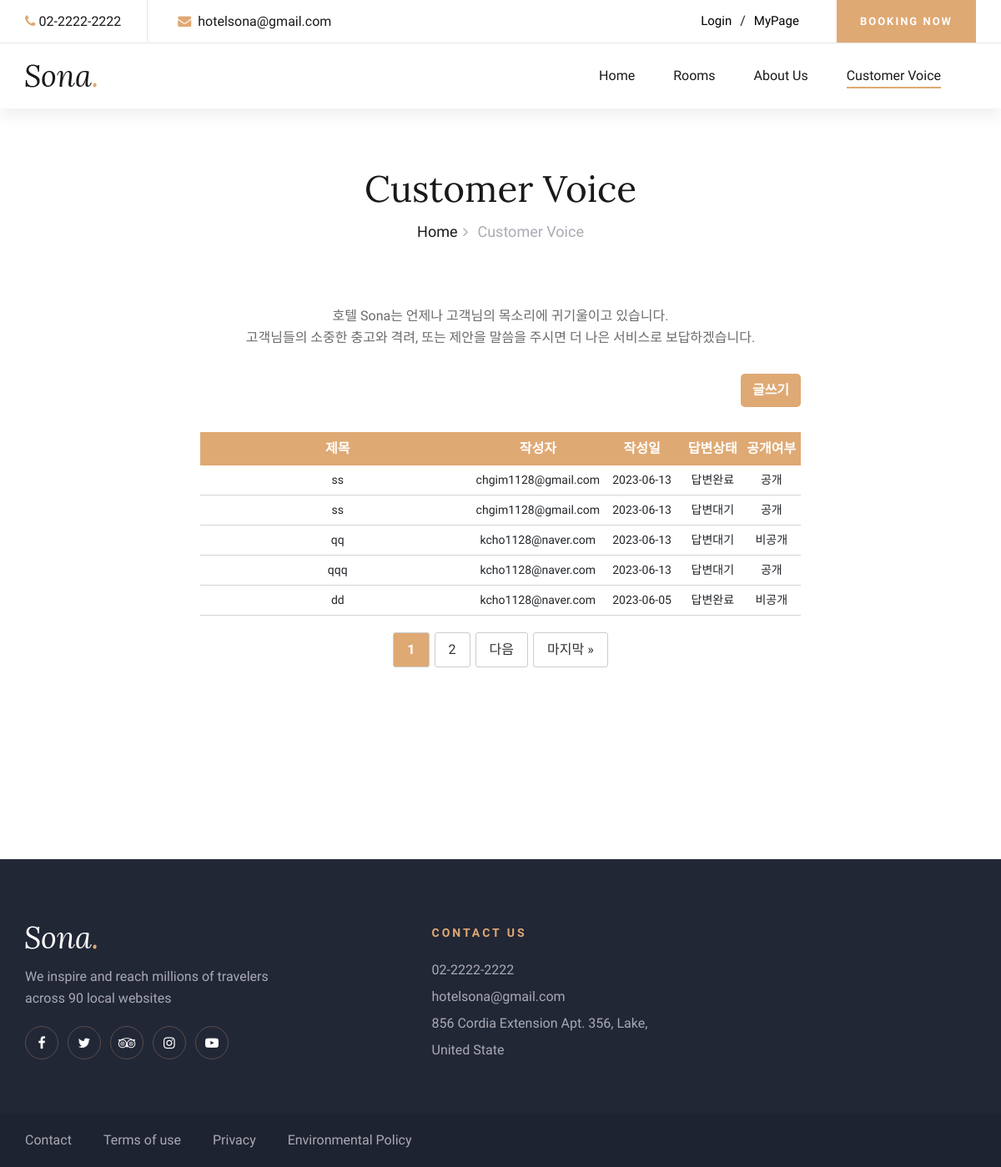
/inquiries/customer-voice/, run on an earlier commit of the app's database.
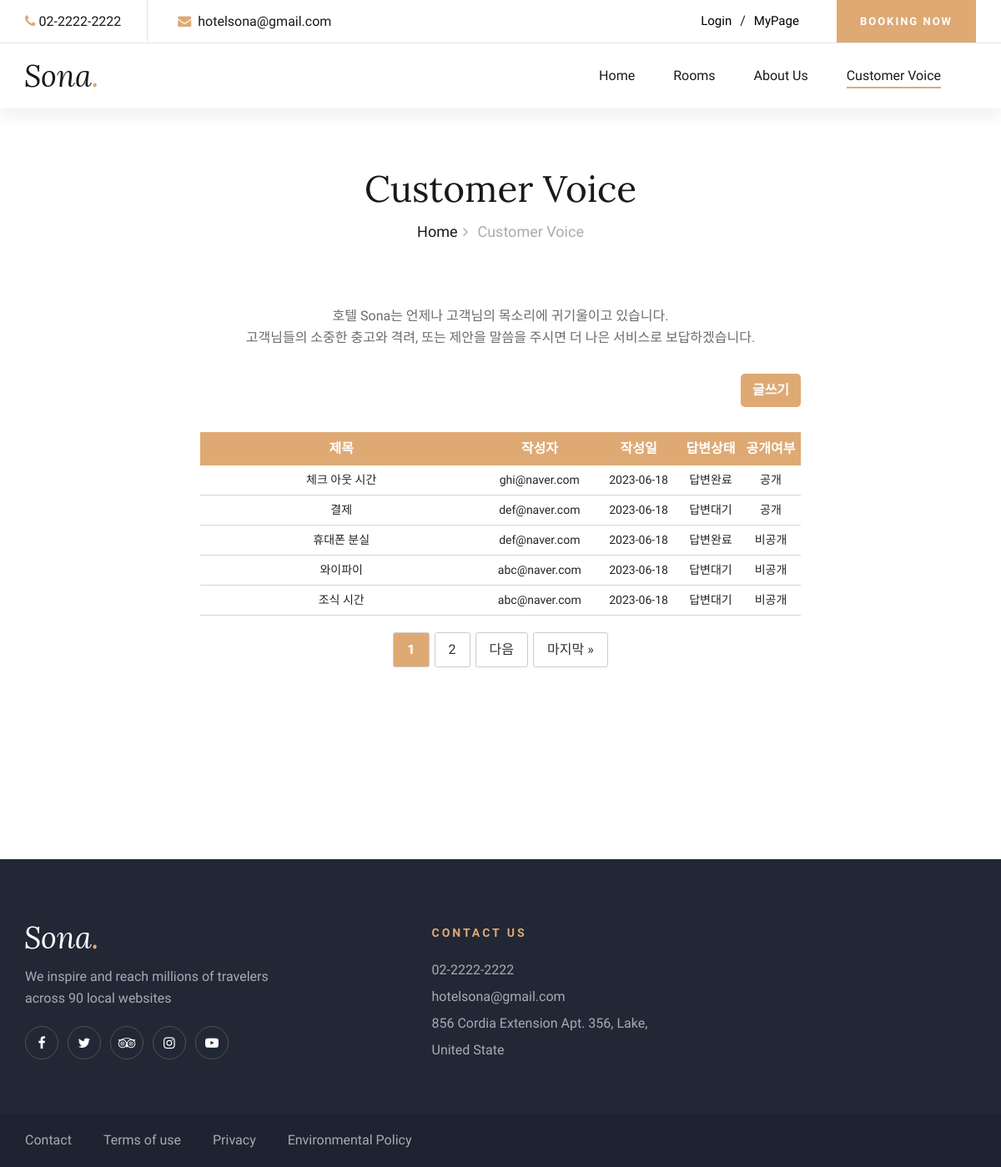
And on a later commit of the database.
### inquiries/models.py (models this page shows, shortened)
class Question(models.Model):
    author = models.CharField(max_length=30)
    title = models.CharField(max_length=50)
    content = models.TextField()
    created_date = models.DateTimeField(auto_now_add=True)
    answer = models.OneToOneField('Answer', on_delete=models.CASCADE, null=True, blank=True) # 관리자의 답변 여부
    is_public = models.BooleanField(default=True)  # 질문 공개 여부를 나타내는 필드

### inquiries/views.py (the view)
# urls.py: path('customer-voice/', views.customer_voice, name='customer_voice'),
def customer_voice(request):
    question_list = Question.objects.order_by('-created_date')
    paginator = Paginator(question_list, 5) # 페이징
    page = request.GET.get('page')
    questions = paginator.get_page(page)
    context = {'questions': questions}
    return render(request, 'customer-voice.html', context)

### inquiries/templates/customer-voice.html (shortened to what this page needs)
{% load static %}
<!DOCTYPE html>
<html lang="zxx">
  <head>
    <link
      rel="stylesheet"
      href="../../static/css/bootstrap.min.css"
      type="text/css"
    />
    <link
      rel="stylesheet"
      href="../../static/css/font-awesome.min.css"
      type="text/css"
    />
    <link
      rel="stylesheet"
      href="../../static/css/elegant-icons.css"
      type="text/css"
    />
    <link
      rel="stylesheet"
      href="../../static/css/flaticon.css"
      type="text/css"
    />
    <link
      rel="stylesheet"
      href="../../static/css/owl.carousel.min.css"
      type="text/css"
    />
    <link
      rel="stylesheet"
      href="../../static/css/nice-select.css"
      type="text/css"
    />
    <link
      rel="stylesheet"
      href="../../static/css/jquery-ui.min.css"
      type="text/css"
    />
    <link
      rel="stylesheet"
      href="../../static/css/magnific-popup.css"
      type="text/css"
    />
    <link
      rel="stylesheet"
      href="../../static/css/slicknav.min.css"
      type="text/css"
    />
    <link rel="stylesheet" href="../../static/css/style.css" type="text/css" />
  </head>
  <body>
    <header class="header-section header-normal">
      <div class="top-nav">
        <div class="container">
          <div class="row">
            <div class="col-lg-6">
              <ul class="tn-left">
                <li><i class="fa fa-phone"></i>02-2222-2222</li>
                <li><i class="fa fa-envelope"></i> hotelsona@gmail.com</li>
              </ul>
            </div>
            <div class="col-lg-6">
              <div class="tn-right">
                <div class="top-social">
                  {% if user.is_authenticated %}
                  <form
                    action="{% url 'accounts:logout' %}"
                    method="POST"
                    style="margin: 0px; float: left"
                  >
                    {% csrf_token %}
                    <button
                      class="log"
                      type="submit"
                      style="
                        border: 0px;
                        background-color: white;
                        font-size: 15px;
                      "
                    >
                      Logout
                    </button>
                  </form>
                  {% else %}
                  <button
                    class="log"
                    type="button"
                    onclick="location.href='{% url 'accounts:login_view' %}'"
                    style="
                      border: 0px;
                      background-color: white;
                      font-size: 15px;
                    "
                  >
                    Login
                  </button>
                  {% endif %} /
                  <button
                    class="myPage"
                    type="button"
                    onclick="location.href='{% url 'mypage:mypage_1' %}'"
                    style="
                      border: 0px;
                      background-color: white;
                      font-size: 15px;
                    "
                  >
                    MyPage
                  </button>
                </div>
                <a href="{% url 'booking:booking' %}" class="bk-btn"
                  >Booking Now</a
                >
              </div>
            </div>
          </div>
        </div>
      </div>
      <div class="menu-item">
        <div class="container">
          <div class="row">
            <div class="col-lg-2">
              <div class="logo">
                <a href="{% url 'booking:index' %}">
                  <img src="../../static/img/logo.png" alt="" />
                </a>
              </div>
            </div>
            <div class="col-lg-10">
              <div class="nav-menu">
                <nav class="mainmenu">
                  <ul>
                    <li><a href="{% url 'booking:index' %}">Home</a></li>
                    <li><a href="{% url 'booking:rooms' %}">Rooms</a></li>
                    <li><a href="{% url 'booking:about_us' %}">About Us</a></li>
                    <li class="active">
                      <a href="{% url 'inquiries:customer_voice' %}"
                        >Customer Voice</a
                      >
                    </li>
                  </ul>
                </nav>
              </div>
            </div>
          </div>
        </div>
      </div>
    </header>
    <div class="breadcrumb-section">
      <div class="container">
        <div class="row">
          <div class="col-lg-12">
            <div class="breadcrumb-text">
              <h2>Customer Voice</h2>
              <div class="bt-option">
                <a href="{% url 'booking:index' %}">Home</a>
                <span>Customer Voice</span>
              </div>
            </div>
          </div>
        </div>
      </div>
    </div>
    <section class="contact-section spad" style="margin-top: -85px">
      <div class="intro" style="text-align: center; margin-bottom: 30px">
        <p>
          호텔 Sona는 언제나 고객님의 목소리에 귀기울이고 있습니다.<br />
          고객님들의 소중한 충고와 격려, 또는 제안을 말씀을 주시면 더 나은
          서비스로 보답하겠습니다.
        </p>
      </div>
      <div class="qurstion-table" style="width: 60%; margin-left: 20%">
        <button
          style="width: 10%; margin-left: 90%; margin-bottom: 30px"
          class="btn"
          onclick="location.href='{% url 'inquiries:customer_question' %}'"
        >
          글쓰기
        </button>
          <table style="width: 100%; text-align: center">
            <thead>
              <tr>
                <th>제목</th>
                <th>작성자</th>
                <th>작성일</th>
                <th>답변상태</th>
                <th>공개여부</th>
              </tr>
            </thead>
            <tbody>
              {% for question in questions %}
              <tr
                style="border-bottom: 1px solid gray; cursor: pointer"
                onclick="location.href='{% url 'inquiries:question_detail'  question.pk  %}'"
              >
                <td style="width: 47%">{{ question.title }}</td>
                <td style="width: 19%">{{ question.author }}</td>
                <td style="width: 14%">{{ question.created_date|date:"Y-m-d" }}</td>
                {% if question.answer %}
                <td style="width: 10%">답변완료</td>
                {% else %}
                <td style="width:10%">답변대기</td>
                {% endif %}
                {% if question.is_public %}
                <td style="width: 10%">공개</td>
                {% else %}
                <td style="width: 10%">비공개</td>
                {% endif %}
              </tr>
              {% endfor %}
            </tbody>
          </table>
        <div class="pagination">
        {% for i in questions.paginator.page_range %}
          {% if questions.number == i %}
            <span class="current-page">{{ i }}</span>
          {% else %}
            <a href="?page={{ i }}">{{ i }}</a>
          {% endif %}
        {% endfor %}
        {% if questions.has_next %}
          <a href="?page={{ questions.next_page_number }}">다음</a>
          <a href="?page={{ questions.paginator.num_pages }}">마지막 &raquo;</a>
        {% endif %}
        </div>
      </div>
    </section>
    <footer class="footer-section">
      <div class="container">
        <div class="footer-text">
          <div class="row">
            <div class="col-lg-4">
              <div class="ft-about">
                <div class="logo">
                  <a href="#">
                    <img src="../../static/img/footer-logo.png" alt="" />
                  </a>
                </div>
                <p>
                  We inspire and reach millions of travelers<br />
                  across 90 local websites
                </p>
                <div class="fa-social">
                  <a href="#"><i class="fa fa-facebook"></i></a>
                  <a href="#"><i class="fa fa-twitter"></i></a>
                  <a href="#"><i class="fa fa-tripadvisor"></i></a>
                  <a href="#"><i class="fa fa-instagram"></i></a>
                  <a href="#"><i class="fa fa-youtube-play"></i></a>
                </div>
              </div>
            </div>
            <div class="col-lg-3 offset-lg-1">
              <div class="ft-contact">
                <h6>Contact Us</h6>
                <ul>
                  <li>02-2222-2222</li>
                  <li>hotelsona@gmail.com</li>
                  <li>856 Cordia Extension Apt. 356, Lake, United State</li>
                </ul>
              </div>
            </div>
          </div>
        </div>
      </div>
      <div class="copyright-option">
        <div class="container">
          <div class="row">
            <div class="col-lg-7">
              <ul>
                <li><a href="#">Contact</a></li>
                <li><a href="#">Terms of use</a></li>
                <li><a href="#">Privacy</a></li>
                <li><a href="#">Environmental Policy</a></li>
              </ul>
            </div>
          </div>
        </div>
      </div>
    </footer>
  </body>
</html>

### inquiries/templates/customer-voice.html (style rules this page uses)
.btn { height: 40px; width: 100px; font-size: 16px; border-radius: 5px; border: none; background-color: #dfa974; text-align: center; font-weight: bold; color: white; }
th { color: white; background-color: #dfa974; font-size: 16px; padding-top: 8px; padding-bottom: 8px; }
td { border-bottom: 1px solid lightgray; font-size: 14px; padding-top: 7px; padding-bottom: 7px; }
.pagination { display: flex; justify-content: center; margin-top: 20px; }
.pagination a { color: #333; padding: 8px 16px; border-radius: 3px; border: 1px solid #ccc; margin: 0 3px; transition: background-color 0.3s ease; }
.pagination .current-page { font-weight: bold; border-radius: 3px; border: 1px solid #ccc; color: #fff; background-color: #dfa974; padding: 8px 16px; margin: 0 3px; }

What changed in the data, as far as the page shows it:
removed Question: title "ss", author "chgim1128@gmail.com", created_date "2023-06-13", shows "답변완료", is_public "공개"
removed Question: title "ss", author "chgim1128@gmail.com", created_date "2023-06-13", shows "답변대기", is_public "공개"
removed Question: title "qq", author "kcho1128@naver.com", created_date "2023-06-13", shows "답변대기", is_public "비공개"
removed Question: title "qqq", author "kcho1128@naver.com", created_date "2023-06-13", shows "답변대기", is_public "공개"
removed Question: title "dd", author "kcho1128@naver.com", created_date "2023-06-05", shows "답변완료", is_public "비공개"
added Question: title "체크 아웃 시간", author "ghi@naver.com", created_date "2023-06-18", shows "답변완료", is_public "공개"
added Question: title "결제", author "def@naver.com", created_date "2023-06-18", shows "답변대기", is_public "공개"
now on this page (row edited): Question: title "휴대폰 분실", author "def@naver.com", created_date "2023-06-18", shows "답변완료", is_public "비공개"
added Question: title "와이파이", author "abc@naver.com", created_date "2023-06-18", shows "답변대기", is_public "비공개"
added Question: title "조식 시간", author "abc@naver.com", created_date "2023-06-18", shows "답변대기", is_public "비공개"
